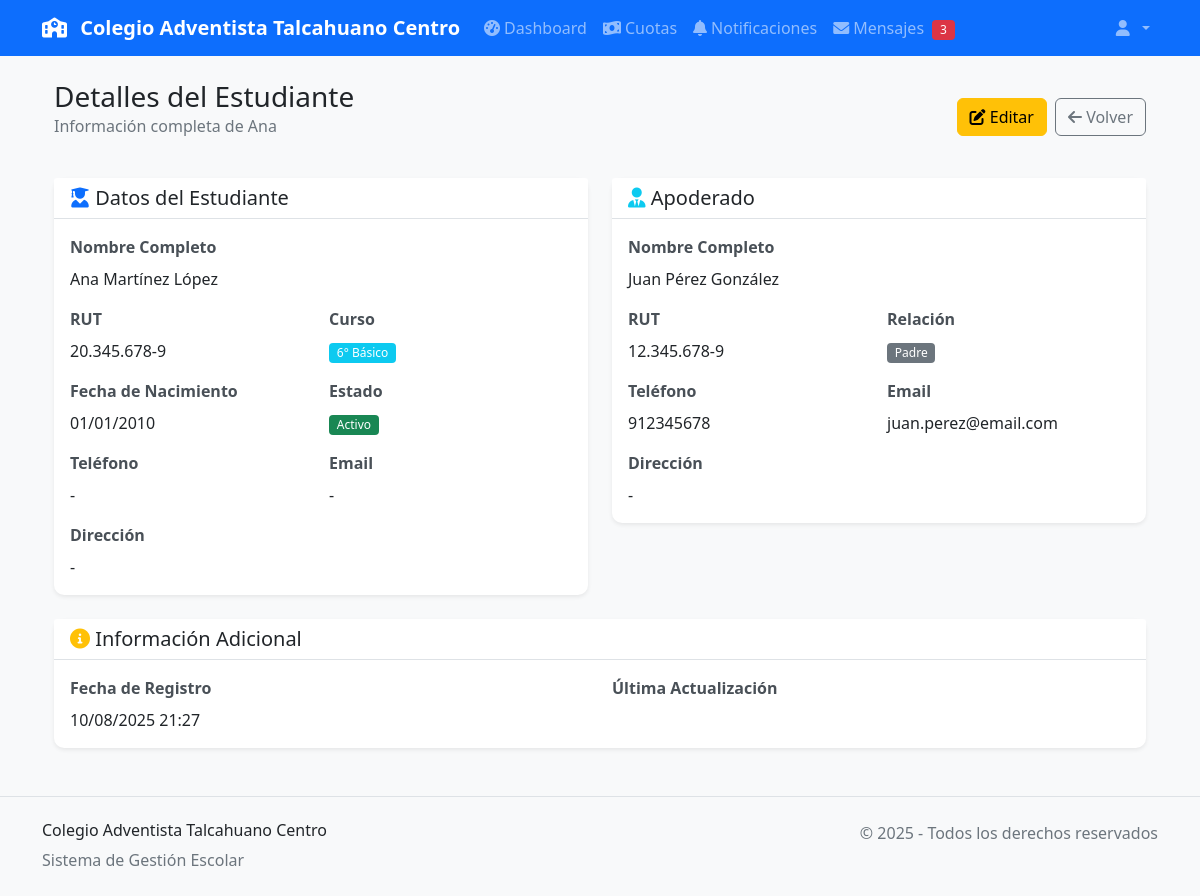
Screenshot of /estudiantes/3/ver/ (signed in) with the database file from the repository.
### estudiantes/models.py (models this page shows, shortened)
class Estudiante(models.Model):
    VINCULO_CHOICES = [
        ('hijo', 'Hijo/a'),
        ('padre', 'Padre'),
        ('madre', 'Madre'),
        ('abuelo', 'Abuelo/a'),
        ('tio', 'Tío/a'),
        ('tutor', 'Tutor Legal'),
        ('otro', 'Otro'),
    ]
    rut = models.CharField(max_length=12, unique=True)
    nombre = models.CharField(max_length=100)
    apellido_paterno = models.CharField(max_length=50)
    apellido_materno = models.CharField(max_length=50)
    fecha_nacimiento = models.DateField()
    curso = models.ForeignKey(Curso, on_delete=models.CASCADE)
    apoderado = models.ForeignKey(Apoderado, on_delete=models.CASCADE)
    vinculo_apoderado = models.CharField(max_length=20, choices=VINCULO_CHOICES)
    fecha_registro = models.DateTimeField(auto_now_add=True)
    activo = models.BooleanField(default=True)

class Curso(models.Model):
    nombre = models.CharField(max_length=50)
    nivel = models.CharField(max_length=20)
    año = models.IntegerField()

class Apoderado(models.Model):
    usuario = models.OneToOneField(User, on_delete=models.CASCADE, null=True, blank=True)
    rut = models.CharField(max_length=12, unique=True)
    nombre = models.CharField(max_length=100)
    apellido_paterno = models.CharField(max_length=50)
    apellido_materno = models.CharField(max_length=50)
    telefono = models.CharField(max_length=15)
    email = models.EmailField()
    direccion = models.TextField(blank=True)
    fecha_registro = models.DateTimeField(auto_now_add=True)

### estudiantes/views.py (the view)
# urls.py: path('<int:pk>/ver/', views.ver_estudiante, name='ver'),
@login_required
def ver_estudiante(request, pk):
    estudiante = get_object_or_404(Estudiante, pk=pk)
    logger.debug(f"Viendo detalles de estudiante: {estudiante.nombre}")
    context = {
        'estudiante': estudiante,
    }
    return render(request, 'estudiantes/detalle.html', context)

### core/context_processors.py (called while the page is built)
def notificaciones_context(request):
    if request.user.is_authenticated:
        notificaciones_no_leidas = Notificacion.objects.filter(
            apoderado_email=request.user.email,
            estado__in=['enviado', 'visto']
        ).count()
        return {
            'notificaciones_no_leidas': notificaciones_no_leidas
        }
    return {
        'notificaciones_no_leidas': 0
    }

### templates/estudiantes/detalle.html (shortened to what this page needs)
{% extends 'base.html' %}
{% load static %}
{% block content %}
<div class="container-fluid">
    <div class="row">
        <div class="col-12">
            <div class="d-flex justify-content-between align-items-center mb-4">
                <div>
                    <h1 class="h3 mb-0">Detalles del Estudiante</h1>
                    <p class="text-muted">Información completa de {{ estudiante.nombre }}</p>
                </div>
                <div class="d-flex gap-2">
                    <a href="{% url 'estudiantes:editar' estudiante.pk %}" class="btn btn-warning">
                        <i class="fas fa-edit"></i> Editar
                    </a>
                    <a href="{% url 'estudiantes:lista' %}" class="btn btn-outline-secondary">
                        <i class="fas fa-arrow-left"></i> Volver
                    </a>
                </div>
            </div>
            <div class="row">
                <div class="col-md-6">
                    <div class="card">
                        <div class="card-header">
                            <h5 class="card-title mb-0">
                                <i class="fas fa-user-graduate text-primary"></i>
                                Datos del Estudiante
                            </h5>
                        </div>
                        <div class="card-body">
                            <div class="row g-3">
                                <div class="col-12">
                                    <label class="form-label fw-bold">Nombre Completo</label>
                                    <p class="mb-0">{{ estudiante.nombre }} {{ estudiante.apellido_paterno }} {{ estudiante.apellido_materno }}</p>
                                </div>
                                <div class="col-6">
                                    <label class="form-label fw-bold">RUT</label>
                                    <p class="mb-0">{{ estudiante.rut }}</p>
                                </div>
                                <div class="col-6">
                                    <label class="form-label fw-bold">Curso</label>
                                    <p class="mb-0"><span class="badge bg-info">{{ estudiante.curso.nombre }}</span></p>
                                </div>
                                <div class="col-6">
                                    <label class="form-label fw-bold">Fecha de Nacimiento</label>
                                    <p class="mb-0">{{ estudiante.fecha_nacimiento|date:"d/m/Y" }}</p>
                                </div>
                                <div class="col-6">
                                    <label class="form-label fw-bold">Estado</label>
                                    <p class="mb-0">
                                        {% if estudiante.activo %}
                                            <span class="badge bg-success">Activo</span>
                                        {% else %}
                                            <span class="badge bg-danger">Inactivo</span>
                                        {% endif %}
                                    </p>
                                </div>
                                <div class="col-6">
                                    <label class="form-label fw-bold">Teléfono</label>
                                    <p class="mb-0">{{ estudiante.telefono|default:"-" }}</p>
                                </div>
                                <div class="col-6">
                                    <label class="form-label fw-bold">Email</label>
                                    <p class="mb-0">{{ estudiante.email|default:"-" }}</p>
                                </div>
                                <div class="col-12">
                                    <label class="form-label fw-bold">Dirección</label>
                                    <p class="mb-0">{{ estudiante.direccion|default:"-" }}</p>
                                </div>
                            </div>
                        </div>
                    </div>
                </div>
                <div class="col-md-6">
                    <div class="card">
                        <div class="card-header">
                            <h5 class="card-title mb-0">
                                <i class="fas fa-user-tie text-info"></i>
                                Apoderado
                            </h5>
                        </div>
                        <div class="card-body">
                            <div class="row g-3">
                                <div class="col-12">
                                    <label class="form-label fw-bold">Nombre Completo</label>
                                    <p class="mb-0">{{ estudiante.apoderado.nombre }} {{ estudiante.apoderado.apellido_paterno }} {{ estudiante.apoderado.apellido_materno }}</p>
                                </div>
                                <div class="col-6">
                                    <label class="form-label fw-bold">RUT</label>
                                    <p class="mb-0">{{ estudiante.apoderado.rut }}</p>
                                </div>
                                <div class="col-6">
                                    <label class="form-label fw-bold">Relación</label>
                                    <p class="mb-0"><span class="badge bg-secondary">{{ estudiante.get_vinculo_apoderado_display }}</span></p>
                                </div>
                                <div class="col-6">
                                    <label class="form-label fw-bold">Teléfono</label>
                                    <p class="mb-0">{{ estudiante.apoderado.telefono }}</p>
                                </div>
                                <div class="col-6">
                                    <label class="form-label fw-bold">Email</label>
                                    <p class="mb-0">{{ estudiante.apoderado.email }}</p>
                                </div>
                                <div class="col-12">
                                    <label class="form-label fw-bold">Dirección</label>
                                    <p class="mb-0">{{ estudiante.apoderado.direccion|default:"-" }}</p>
                                </div>
                            </div>
                        </div>
                    </div>
                </div>
            </div>
            <div class="row mt-4">
                <div class="col-12">
                    <div class="card">
                        <div class="card-header">
                            <h5 class="card-title mb-0">
                                <i class="fas fa-info-circle text-warning"></i>
                                Información Adicional
                            </h5>
                        </div>
                        <div class="card-body">
                            <div class="row">
                                <div class="col-md-6">
                                    <label class="form-label fw-bold">Fecha de Registro</label>
                                    <p class="mb-0">{{ estudiante.fecha_registro|date:"d/m/Y H:i" }}</p>
                                </div>
                                <div class="col-md-6">
                                    <label class="form-label fw-bold">Última Actualización</label>
                                </div>
                            </div>
                        </div>
                    </div>
                </div>
            </div>
        </div>
    </div>
</div>
{% endblock %}

### static/css/styles.css (style rules this page uses)
:root { --primary-color: #0d6efd; --success-color: #198754; --warning-color: #ffc107; --danger-color: #dc3545; --info-color: #0dcaf0; --light-color: #f8f9fa; --dark-color: #212529; }
body { font-family: 'Segoe UI', Tahoma, Geneva, Verdana, sans-serif; background-color: #f8f9fa; }
.card { border: none; border-radius: 10px; box-shadow: 0 0.125rem 0.25rem rgba(0, 0, 0, 0.075); transition: all 0.3s ease; }
.card-header { background-color: #fff; border-bottom: 1px solid #dee2e6; font-weight: 600; }
.btn { border-radius: 6px; font-weight: 500; transition: all 0.3s ease; }
.badge { font-size: 0.75em; font-weight: 500; padding: 0.35em 0.65em; }
.form-label { font-weight: 500; color: #495057; margin-bottom: 0.5rem; }

### rows the page displays
Estudiante: nombre "Ana", apellido_paterno "Martínez", apellido_materno "López", rut "20.345.678-9", curso.nombre "6° Básico", fecha_nacimiento "01/01/2010", apoderado.nombre "Juan", apoderado.apellido_paterno "Pérez", apoderado.apellido_materno "González", apoderado.rut "12.345.678-9", vinculo_apoderado "Padre", apoderado.telefono "912345678", apoderado.email "juan.perez@email.com", apoderado.direccion "-", fecha_registro "10/08/2025 21:27"

### other values shown
{{ estudiante.telefono|default:"-" }} "-"
{{ estudiante.email|default:"-" }} "-"
{{ estudiante.direccion|default:"-" }} "-"
